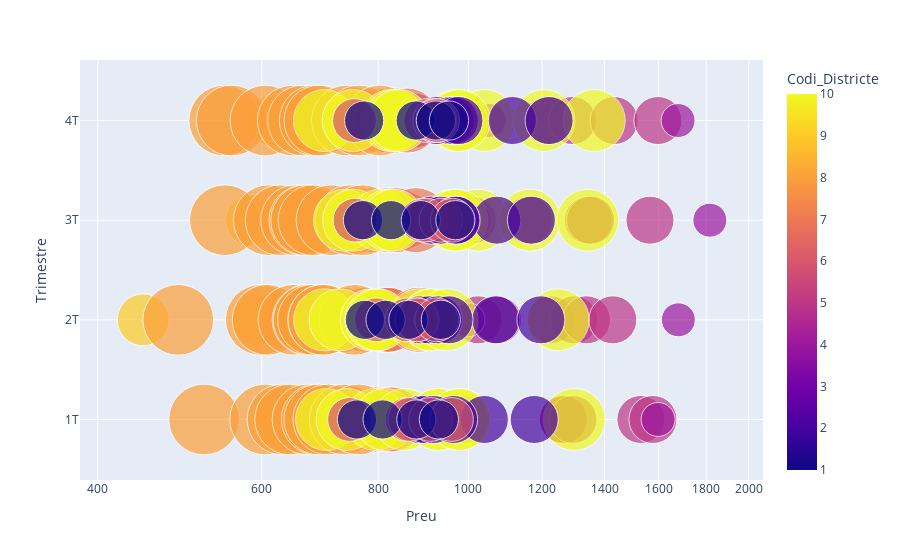

Notebook code for this chart:
### Markdown cell above
**Altres visualtizacions: Cuatre variables (Districte, Trimestre, Preu i Nombre de lloguers)**

### Code cell
NroLloguersxdistricte = lloguerEurosmes_copy.groupby('Codi_Districte').size().reset_index(name='NroLloguersxdistricte') # Agrupo les dades per Districte i compto el número de lloguers 

merged = pd.merge(lloguerEurosmes_copy, NroLloguersxdistricte, on='Codi_Districte')# Unim les dades agrupades amb l'original

# Creo el scatter plot de la unió amb Plotly Express 
import plotly
import plotly.express as px
fig = px.scatter(merged, x="Preu", y="Trimestre", size="NroLloguersxdistricte", color="Codi_Districte",hover_name="Nom_Districte",log_x=True, size_max=50)
#Eix x el preu, eix vertical el trimestre, el tamany dels cercles és el nombre de lloguers i quan hi passes el ratolí (hover) et dona les dades per Nom de districte.
fig.update_layout(yaxis=dict( 
    tickvals=[1, 2, 3, 4],
    ticktext=['1T', '2T', '3T', '4T'] ))#He posat aquesta funció perque m'agafava trimestres 1,5 2,5 i 3,5 perque agafi nomes els 4 valors
fig.show()
#Puc guardar la imatge simplement fent click al grafic, al botó "Download plot as png"

### Figure 1 — Plotly figure (JSON) as saved in the notebook; plotly's stock layout.template omitted (floating-point values rounded to 4 significant figures; data arrays with more than 128 entries replaced by an {"elided": "..."} marker saying what was removed)
{"data": [{"hovertemplate": "<b>%{hovertext}</b><br><br>Preu=%{x}<br>Trimestre=%{y}<br>NroLloguersxdistricte=%{marker.size}<br>Codi_Districte=%{marker.color}<extra></extra>", "hovertext": {"elided": "292 str values"}, "legendgroup": "", "marker": {"color": {"elided": "292 int values"}, "coloraxis": "coloraxis", "size": {"elided": "292 int values"}, "sizemode": "area", "sizeref": 0.0208, "symbol": "circle"}, "mode": "markers", "name": "", "orientation": "v", "showlegend": false, "type": "scatter", "x": {"elided": "292 float values"}, "xaxis": "x", "y": {"elided": "292 int values"}, "yaxis": "y"}], "layout": {"coloraxis": {"colorbar": {"title": {"text": "Codi_Districte"}}, "colorscale": [[0, "#0d0887"], [0.1111, "#46039f"], [0.2222, "#7201a8"], [0.3333, "#9c179e"], [0.4444, "#bd3786"], [0.5556, "#d8576b"], [0.6667, "#ed7953"], [0.7778, "#fb9f3a"], [0.8889, "#fdca26"], [1, "#f0f921"]]}, "legend": {"itemsizing": "constant", "tracegroupgap": 0}, "margin": {"t": 60}, "xaxis": {"anchor": "y", "domain": [0, 1], "title": {"text": "Preu"}, "type": "log"}, "yaxis": {"anchor": "x", "domain": [0, 1], "ticktext": ["1T", "2T", "3T", "4T"], "tickvals": [1, 2, 3, 4], "title": {"text": "Trimestre"}}}}
